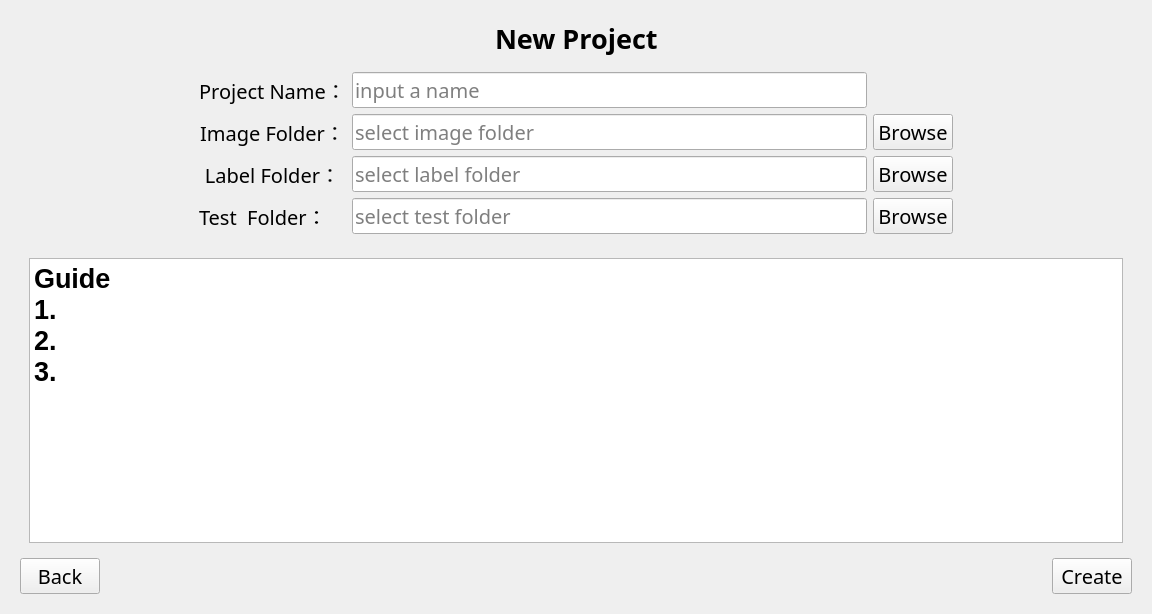
<?xml version="1.0" encoding="UTF-8"?>
<ui version="4.0">
 <class>projectTab</class>
 <widget class="QWidget" name="projectTab">
  <property name="geometry">
   <rect>
    <x>0</x>
    <y>0</y>
    <width>1152</width>
    <height>614</height>
   </rect>
  </property>
  <property name="windowTitle">
   <string>projectTab</string>
  </property>
  <layout class="QVBoxLayout" name="verticalLayout_2" stretch="1,2,7">
   <item>
    <widget class="QStackedWidget" name="stackedWidget_state">
     <property name="currentIndex">
      <number>0</number>
     </property>
     <widget class="QWidget" name="page">
      <layout class="QHBoxLayout" name="horizontalLayout_13">
       <item>
        <layout class="QHBoxLayout" name="horizontalLayout_12">
         <item>
          <spacer name="horizontalSpacer_11">
           <property name="orientation">
            <enum>Qt::Horizontal</enum>
           </property>
           <property name="sizeHint" stdset="0">
            <size>
             <width>40</width>
             <height>20</height>
            </size>
           </property>
          </spacer>
         </item>
         <item>
          <widget class="QLabel" name="label_12">
           <property name="font">
            <font>
             <family>宋体</family>
             <pointsize>20</pointsize>
             <weight>75</weight>
             <italic>false</italic>
             <bold>true</bold>
            </font>
           </property>
           <property name="text">
            <string>New Project</string>
           </property>
          </widget>
         </item>
         <item>
          <spacer name="horizontalSpacer_12">
           <property name="orientation">
            <enum>Qt::Horizontal</enum>
           </property>
           <property name="sizeHint" stdset="0">
            <size>
             <width>40</width>
             <height>20</height>
            </size>
           </property>
          </spacer>
         </item>
        </layout>
       </item>
      </layout>
     </widget>
     <widget class="QWidget" name="page_2">
      <layout class="QHBoxLayout" name="horizontalLayout_3">
       <item>
        <layout class="QHBoxLayout" name="horizontalLayout_5">
         <item>
          <spacer name="horizontalSpacer_2">
           <property name="orientation">
            <enum>Qt::Horizontal</enum>
           </property>
           <property name="sizeHint" stdset="0">
            <size>
             <width>40</width>
             <height>20</height>
            </size>
           </property>
          </spacer>
         </item>
         <item>
          <widget class="QLabel" name="label_4">
           <property name="font">
            <font>
             <family>宋体</family>
             <pointsize>20</pointsize>
             <weight>75</weight>
             <italic>false</italic>
             <bold>true</bold>
            </font>
           </property>
           <property name="text">
            <string>Overview</string>
           </property>
          </widget>
         </item>
         <item>
          <spacer name="horizontalSpacer_3">
           <property name="orientation">
            <enum>Qt::Horizontal</enum>
           </property>
           <property name="sizeHint" stdset="0">
            <size>
             <width>40</width>
             <height>20</height>
            </size>
           </property>
          </spacer>
         </item>
        </layout>
       </item>
      </layout>
     </widget>
    </widget>
   </item>
   <item>
    <layout class="QHBoxLayout" name="horizontalLayout" stretch="1,4,1">
     <item>
      <spacer name="horizontalSpacer_9">
       <property name="orientation">
        <enum>Qt::Horizontal</enum>
       </property>
       <property name="sizeHint" stdset="0">
        <size>
         <width>40</width>
         <height>20</height>
        </size>
       </property>
      </spacer>
     </item>
     <item>
      <layout class="QGridLayout" name="gridLayout_3">
       <item row="0" column="1">
        <widget class="QLineEdit" name="lineEdit_project_name">
         <property name="font">
          <font>
           <family>宋体</family>
           <pointsize>15</pointsize>
           <weight>50</weight>
           <italic>false</italic>
           <bold>false</bold>
          </font>
         </property>
         <property name="inputMask">
          <string/>
         </property>
         <property name="text">
          <string/>
         </property>
         <property name="placeholderText">
          <string>input a name</string>
         </property>
        </widget>
       </item>
       <item row="2" column="0">
        <widget class="QLabel" name="label_3">
         <property name="font">
          <font>
           <family>宋体</family>
           <pointsize>15</pointsize>
           <weight>50</weight>
           <italic>false</italic>
           <bold>false</bold>
          </font>
         </property>
         <property name="layoutDirection">
          <enum>Qt::LeftToRight</enum>
         </property>
         <property name="text">
          <string>Label Folder：</string>
         </property>
         <property name="alignment">
          <set>Qt::AlignCenter</set>
         </property>
         <property name="buddy">
          <cstring>lineEdit_label_folder</cstring>
         </property>
        </widget>
       </item>
       <item row="2" column="2">
        <widget class="QPushButton" name="pushButton_label">
         <property name="font">
          <font>
           <family>宋体</family>
           <pointsize>15</pointsize>
           <weight>50</weight>
           <italic>false</italic>
           <bold>false</bold>
          </font>
         </property>
         <property name="text">
          <string>Browse</string>
         </property>
        </widget>
       </item>
       <item row="1" column="1">
        <widget class="QLineEdit" name="lineEdit_image_folder">
         <property name="font">
          <font>
           <family>宋体</family>
           <pointsize>15</pointsize>
           <weight>50</weight>
           <italic>false</italic>
           <bold>false</bold>
          </font>
         </property>
         <property name="inputMask">
          <string/>
         </property>
         <property name="text">
          <string/>
         </property>
         <property name="readOnly">
          <bool>true</bool>
         </property>
         <property name="placeholderText">
          <string>select image folder</string>
         </property>
        </widget>
       </item>
       <item row="1" column="2">
        <widget class="QPushButton" name="pushButton_image">
         <property name="font">
          <font>
           <family>宋体</family>
           <pointsize>15</pointsize>
           <weight>50</weight>
           <italic>false</italic>
           <bold>false</bold>
          </font>
         </property>
         <property name="text">
          <string>Browse</string>
         </property>
        </widget>
       </item>
       <item row="1" column="0">
        <widget class="QLabel" name="label_2">
         <property name="font">
          <font>
           <family>宋体</family>
           <pointsize>15</pointsize>
           <weight>50</weight>
           <italic>false</italic>
           <bold>false</bold>
          </font>
         </property>
         <property name="text">
          <string>Image Folder：</string>
         </property>
         <property name="alignment">
          <set>Qt::AlignCenter</set>
         </property>
         <property name="buddy">
          <cstring>lineEdit_image_folder</cstring>
         </property>
        </widget>
       </item>
       <item row="0" column="0">
        <widget class="QLabel" name="label">
         <property name="font">
          <font>
           <family>宋体</family>
           <pointsize>15</pointsize>
           <weight>50</weight>
           <italic>false</italic>
           <bold>false</bold>
          </font>
         </property>
         <property name="text">
          <string>Project Name：</string>
         </property>
         <property name="alignment">
          <set>Qt::AlignCenter</set>
         </property>
         <property name="buddy">
          <cstring>lineEdit_project_name</cstring>
         </property>
        </widget>
       </item>
       <item row="2" column="1">
        <widget class="QLineEdit" name="lineEdit_label_folder">
         <property name="font">
          <font>
           <family>宋体</family>
           <pointsize>15</pointsize>
           <weight>50</weight>
           <italic>false</italic>
           <bold>false</bold>
          </font>
         </property>
         <property name="inputMask">
          <string/>
         </property>
         <property name="text">
          <string/>
         </property>
         <property name="readOnly">
          <bool>true</bool>
         </property>
         <property name="placeholderText">
          <string>select label folder</string>
         </property>
        </widget>
       </item>
       <item row="3" column="0">
        <widget class="QLabel" name="label_20">
         <property name="font">
          <font>
           <family>宋体</family>
           <pointsize>15</pointsize>
           <weight>50</weight>
           <italic>false</italic>
           <bold>false</bold>
          </font>
         </property>
         <property name="text">
          <string>Test  Folder：</string>
         </property>
         <property name="buddy">
          <cstring>lineEdit_test_folder</cstring>
         </property>
        </widget>
       </item>
       <item row="3" column="1">
        <widget class="QLineEdit" name="lineEdit_test_folder">
         <property name="font">
          <font>
           <family>宋体</family>
           <pointsize>15</pointsize>
           <weight>50</weight>
           <italic>false</italic>
           <bold>false</bold>
          </font>
         </property>
         <property name="placeholderText">
          <string>select test folder</string>
         </property>
        </widget>
       </item>
       <item row="3" column="2">
        <widget class="QPushButton" name="pushButton_test">
         <property name="font">
          <font>
           <family>宋体</family>
           <pointsize>15</pointsize>
           <weight>50</weight>
           <italic>false</italic>
           <bold>false</bold>
          </font>
         </property>
         <property name="text">
          <string>Browse</string>
         </property>
        </widget>
       </item>
      </layout>
     </item>
     <item>
      <spacer name="horizontalSpacer_10">
       <property name="orientation">
        <enum>Qt::Horizontal</enum>
       </property>
       <property name="sizeHint" stdset="0">
        <size>
         <width>40</width>
         <height>20</height>
        </size>
       </property>
      </spacer>
     </item>
    </layout>
   </item>
   <item>
    <widget class="QStackedWidget" name="stackedWidget">
     <property name="currentIndex">
      <number>0</number>
     </property>
     <widget class="QWidget" name="page_new">
      <layout class="QVBoxLayout" name="verticalLayout_5">
       <item>
        <widget class="QWidget" name="widget" native="true">
         <layout class="QHBoxLayout" name="horizontalLayout_2">
          <item>
           <widget class="QTextEdit" name="textEdit">
            <property name="readOnly">
             <bool>true</bool>
            </property>
            <property name="html">
             <string>&lt;!DOCTYPE HTML PUBLIC &quot;-//W3C//DTD HTML 4.0//EN&quot; &quot;http://www.w3.org/TR/REC-html40/strict.dtd&quot;&gt;
&lt;html&gt;&lt;head&gt;&lt;meta name=&quot;qrichtext&quot; content=&quot;1&quot; /&gt;&lt;style type=&quot;text/css&quot;&gt;
p, li { white-space: pre-wrap; }
&lt;/style&gt;&lt;/head&gt;&lt;body style=&quot; font-family:'SimSun'; font-size:9pt; font-weight:400; font-style:normal;&quot;&gt;
&lt;p style=&quot; margin-top:0px; margin-bottom:0px; margin-left:0px; margin-right:0px; -qt-block-indent:0; text-indent:0px;&quot;&gt;&lt;span style=&quot; font-family:'黑体'; font-size:20pt; font-weight:600;&quot;&gt;Guide&lt;/span&gt;&lt;/p&gt;
&lt;p style=&quot; margin-top:0px; margin-bottom:0px; margin-left:0px; margin-right:0px; -qt-block-indent:0; text-indent:0px;&quot;&gt;&lt;span style=&quot; font-family:'黑体'; font-size:20pt; font-weight:600;&quot;&gt;1.&lt;/span&gt;&lt;/p&gt;
&lt;p style=&quot; margin-top:0px; margin-bottom:0px; margin-left:0px; margin-right:0px; -qt-block-indent:0; text-indent:0px;&quot;&gt;&lt;span style=&quot; font-family:'黑体'; font-size:20pt; font-weight:600;&quot;&gt;2.&lt;/span&gt;&lt;/p&gt;
&lt;p style=&quot; margin-top:0px; margin-bottom:0px; margin-left:0px; margin-right:0px; -qt-block-indent:0; text-indent:0px;&quot;&gt;&lt;span style=&quot; font-family:'黑体'; font-size:20pt; font-weight:600;&quot;&gt;3.&lt;/span&gt;&lt;/p&gt;&lt;/body&gt;&lt;/html&gt;</string>
            </property>
           </widget>
          </item>
         </layout>
        </widget>
       </item>
       <item>
        <layout class="QHBoxLayout" name="horizontalLayout_4">
         <item>
          <widget class="QPushButton" name="pushButton_back">
           <property name="font">
            <font>
             <family>宋体</family>
             <pointsize>15</pointsize>
             <weight>50</weight>
             <italic>false</italic>
             <bold>false</bold>
            </font>
           </property>
           <property name="text">
            <string>Back</string>
           </property>
          </widget>
         </item>
         <item>
          <spacer name="horizontalSpacer">
           <property name="orientation">
            <enum>Qt::Horizontal</enum>
           </property>
           <property name="sizeHint" stdset="0">
            <size>
             <width>40</width>
             <height>20</height>
            </size>
           </property>
          </spacer>
         </item>
         <item>
          <widget class="QPushButton" name="pushButton_create">
           <property name="enabled">
            <bool>true</bool>
           </property>
           <property name="font">
            <font>
             <family>宋体</family>
             <pointsize>15</pointsize>
             <weight>50</weight>
             <italic>false</italic>
             <bold>false</bold>
            </font>
           </property>
           <property name="text">
            <string>Create</string>
           </property>
          </widget>
         </item>
        </layout>
       </item>
      </layout>
     </widget>
     <widget class="QWidget" name="page_3">
      <layout class="QVBoxLayout" name="verticalLayout">
       <item>
        <layout class="QHBoxLayout" name="horizontalLayout_7" stretch="0,0,0,0,0">
         <item>
          <spacer name="horizontalSpacer_5">
           <property name="orientation">
            <enum>Qt::Horizontal</enum>
           </property>
           <property name="sizeHint" stdset="0">
            <size>
             <width>40</width>
             <height>20</height>
            </size>
           </property>
          </spacer>
         </item>
         <item>
          <widget class="QPushButton" name="pushButton_new">
           <property name="font">
            <font>
             <family>宋体</family>
             <pointsize>15</pointsize>
             <weight>50</weight>
             <italic>false</italic>
             <bold>false</bold>
            </font>
           </property>
           <property name="text">
            <string>New</string>
           </property>
          </widget>
         </item>
         <item>
          <spacer name="horizontalSpacer_20">
           <property name="orientation">
            <enum>Qt::Horizontal</enum>
           </property>
           <property name="sizeHint" stdset="0">
            <size>
             <width>40</width>
             <height>20</height>
            </size>
           </property>
          </spacer>
         </item>
         <item>
          <widget class="QPushButton" name="pushButton_confirm">
           <property name="enabled">
            <bool>true</bool>
           </property>
           <property name="font">
            <font>
             <family>宋体</family>
             <pointsize>15</pointsize>
             <weight>50</weight>
             <italic>false</italic>
             <bold>false</bold>
            </font>
           </property>
           <property name="text">
            <string>Confirm</string>
           </property>
          </widget>
         </item>
         <item>
          <spacer name="horizontalSpacer_6">
           <property name="orientation">
            <enum>Qt::Horizontal</enum>
           </property>
           <property name="sizeHint" stdset="0">
            <size>
             <width>40</width>
             <height>20</height>
            </size>
           </property>
          </spacer>
         </item>
        </layout>
       </item>
       <item>
        <widget class="Line" name="line">
         <property name="orientation">
          <enum>Qt::Horizontal</enum>
         </property>
        </widget>
       </item>
       <item>
        <layout class="QHBoxLayout" name="horizontalLayout_14">
         <item>
          <spacer name="horizontalSpacer_13">
           <property name="orientation">
            <enum>Qt::Horizontal</enum>
           </property>
           <property name="sizeHint" stdset="0">
            <size>
             <width>40</width>
             <height>20</height>
            </size>
           </property>
          </spacer>
         </item>
         <item>
          <widget class="QLabel" name="label_13">
           <property name="font">
            <font>
             <family>宋体</family>
             <pointsize>20</pointsize>
             <weight>75</weight>
             <italic>false</italic>
             <bold>true</bold>
            </font>
           </property>
           <property name="text">
            <string>Recent Project</string>
           </property>
          </widget>
         </item>
         <item>
          <spacer name="horizontalSpacer_14">
           <property name="orientation">
            <enum>Qt::Horizontal</enum>
           </property>
           <property name="sizeHint" stdset="0">
            <size>
             <width>40</width>
             <height>20</height>
            </size>
           </property>
          </spacer>
         </item>
        </layout>
       </item>
       <item>
        <widget class="QListWidget" name="listWidget"/>
       </item>
      </layout>
     </widget>
    </widget>
   </item>
  </layout>
 </widget>
 <resources/>
 <connections>
  <connection>
   <sender>stackedWidget_state</sender>
   <signal>currentChanged(int)</signal>
   <receiver>stackedWidget</receiver>
   <slot>setCurrentIndex(int)</slot>
   <hints>
    <hint type="sourcelabel">
     <x>24</x>
     <y>33</y>
    </hint>
    <hint type="destinationlabel">
     <x>28</x>
     <y>214</y>
    </hint>
   </hints>
  </connection>
 </connections>
</ui>
